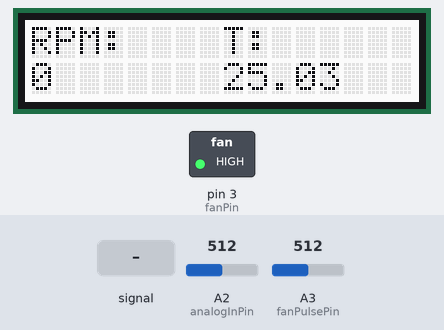
A sketch run on a simulated Arduino Uno, built with avr-gcc and run on an emulated ATmega328P. On the bench: 16×2 character LCD, switched loads named in the sketch (green lamp = pin HIGH). The inputs (shaded band) are chosen by the test bench; at power-on: A2 (analogInPin) = 512, A3 (fanPulsePin) = 512. What the sketch prints to the serial monitor is not drawn.

Above: at 2.6 s.
2.7 s: A3 (fanPulsePin) fed a 200 Hz sine of ±81 counts around its level
At 5.4 s:
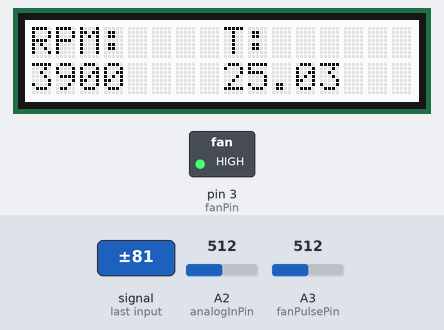
6.2 s: A2 (analogInPin) set to 490
At 8.4 s:
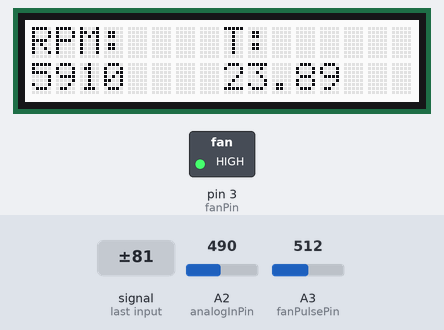
9.5 s: A3 (fanPulsePin) set to 490
At 11.2 s:
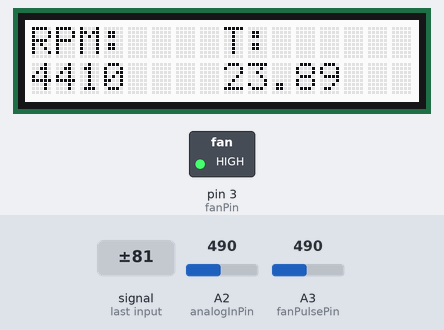
13.0 s: A3 (fanPulsePin) fed a 1000 Hz sine of ±255 counts around its level
At 14.3 s:
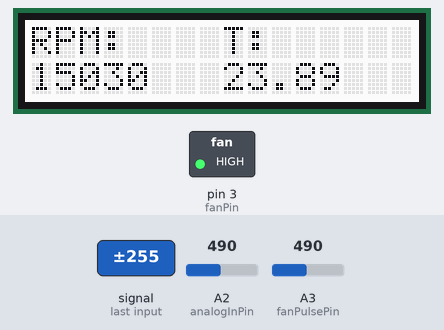
16.5 s: A2 (analogInPin) set to 510
At 18.5 s:
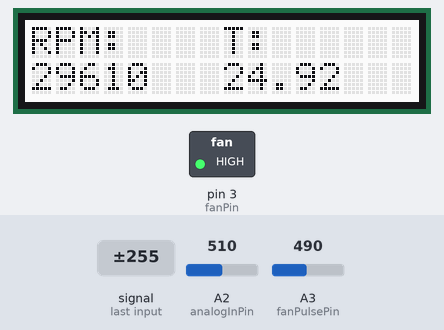
19.5 s: A3 (fanPulsePin) set to 510
At 21.3 s:
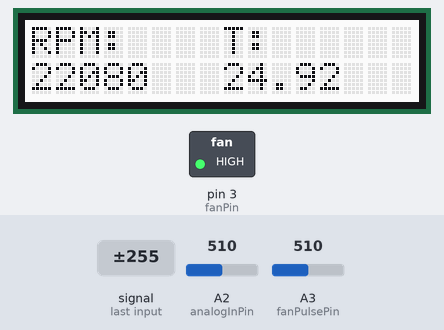
Timing chart, 0 to 22.8 s (numbered marks = the images above; inputs shaded):
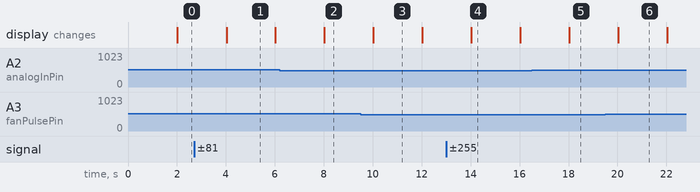

Measured:
- after the input at 2.7 s, the display: changes after 1.3 s (image 1)
- after the input at 6.2 s, the display: changes after 1.8 s (image 2)
- after the input at 9.5 s, the display: changes after 0.53 s (image 3)
- after the input at 13.0 s, the display: changes after 1.0 s (image 4)
- after the input at 16.5 s, the display: changes after 1.5 s (image 5)
- after the input at 19.5 s, the display: changes after 0.53 s (image 6)
- what the display in image 1 shows lasts 2.0 s, from 4.0 s to 6.0 s

The sketch:

equilibrium.ino
```cpp
/*
 * Turns on the fan at a constant speed (power)
 * and prints the current RPM as well as the
 * temperature on the LCD display every second.
 */

#include <Wire.h>
#include "rgb_lcd.h"

rgb_lcd lcd;

#define INTERVAL_MICROS         2000000 //update time
#define OVERFLOW             4000000000 //at this time we reset to 0
#define FAN_INTERVAL_MICROS        10   //measuring fan pulse frequency

#define FAN_THRESHOLD               500 //above this threshold the fan pulse is high

const int power = 255; //We measure equilibrium at this point (this is changed)

unsigned long last_time = 0; //last timestamp
unsigned int last_fan_pulse = 0; //last fan pulse test time

const int fanPin = 3; // Pin to control fan

const int analogInPin = A2; // Pin for sensor input
int sensorValue = 0; // measured voltage

const int fanPulsePin = A3; // Pin for fan pulse
unsigned int pulse = 0; //The current fan pulse
bool pulse_high = true; //true if the fan pulse is above threshold
unsigned int pulse_counter = 0; //counts pulse per minute

int threshold = 30; // temperature threshold
const int threshold_diff = 5; //difference between threshold and lower threshold

int RPM = 0; //the current rotations per minute

const int R0 = 100000; // zero resistance R_0 in Ohm
const int B = 6700; // nominal B-constnat in Kelvin
const float T0 = 25 + 273.15; // room temperature in Kelvin

int colorR = 255;
int colorG = 255;
int colorB = 255;

void setup() {
  //set up the LCD's number of columns and rows:
  lcd.begin(16,2);
  Serial.begin(9600);
  lcd.setRGB(colorR,colorG,colorB);
  lcd.setCursor(0,0);
  lcd.print("RPM:    T:");
  analogWrite(fanPin,power);
}

void loop() {

  if (power < 256) {
    unsigned long now = micros();
    if (now > (last_time + INTERVAL_MICROS)) {

      sensorValue = analogRead(analogInPin);
      float R = (1023.0/sensorValue - 1)*R0; // resistance in Ohm
      float T = 1.0/(log(R/R0)/B + 1/T0) - 273.15; // temperature in Kelvin

      //Printing the current RPM
      int rotations = pulse_counter / 4;
      Serial.print(T);
      lcd.clear();
      lcd.setCursor(0,0);
      lcd.print("RPM:    T:");
      lcd.setCursor(0,1);
      lcd.print(rotations * 30); //measuring over 2 seconds
      lcd.setCursor(8,1);
      lcd.print(T);
      pulse_counter = 0;

      if (now > OVERFLOW) { //make sure not to overflow
        now = 0;
      }

      last_time = now;

      //Fan pulse


    }
    if (now > FAN_INTERVAL_MICROS + last_fan_pulse) {
        pulse = analogRead(fanPulsePin);
        bool test_pulse_high = pulse > FAN_THRESHOLD;
        if (test_pulse_high != pulse_high) { //Test if pulse has changed
          pulse_high = test_pulse_high;
          pulse_counter++;
        }
    }

  } else {
    analogWrite(fanPin,0);
  }


}
```
